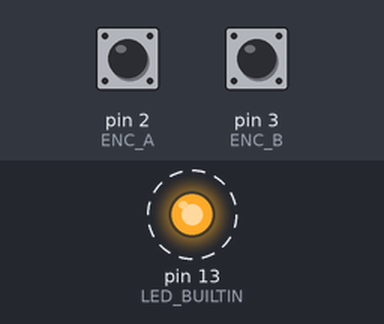
A sketch run on a simulated Arduino Uno, built with avr-gcc and run on an emulated ATmega328P. Parts: output pins drawn as LEDs (lit = HIGH). Dashed ring = blinking. The test bench sets the inputs (shaded band); at power-on: pin 2 (ENC_A) HIGH, pin 3 (ENC_B) HIGH. What the sketch prints to the serial monitor is not drawn.

Above: at 0.5 s.
Timing chart, 0 to 4.6 s (numbered marks = the images above):
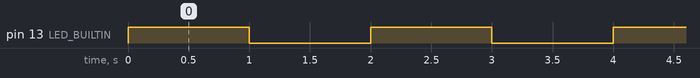

The sketch:

Encoder.ino
```cpp
/* pin defintions */
#define ENC_A (2)   // encoder input A
#define ENC_B (3)   // encoder input B

volatile int32_t count = 0;   // encoder step count, 32 bit volatile integer (volatile ensures the value is fetched everytime, necessary for global variables modified by interrupt handlers)
const int8_t encoder_table[] = {0,-1,1,0,1,0,0,-1,-1,0,0,1,0,1,-1,0};

void setup() {
    pinMode(LED_BUILTIN, OUTPUT);

    Serial.begin(115200);

    // attach the encoder interrupt function to changes on both encoder input pins
    attachInterrupt(digitalPinToInterrupt(ENC_A), encoder_isr, CHANGE);
    attachInterrupt(digitalPinToInterrupt(ENC_B), encoder_isr, CHANGE);
}

void loop() {
    // the loop function has nothing to do with regards to the encoder readings
    // it only blinks the LED and prints out the count to prove everything is working

    digitalWrite(LED_BUILTIN, HIGH);   // turn the LED on (HIGH is the voltage level)
    delay(1000);                       // wait for a second
    digitalWrite(LED_BUILTIN, LOW);    // turn the LED off by making the voltage LOW
    delay(1000);                       // wait for a second

    // when accessing the encoder count, prevent interrupts from modifying the variable
    noInterrupts();
    Serial.println(count);
    interrupts();
}

// encoder interrupt function, fires on change of either encoder input signal
// see tutorial/gif for description about how this function works
void encoder_isr() {
    static uint8_t enc_val = 0; // static allows this value to persist across function calls

    enc_val = enc_val << 2; // shift the previous state to the left
    enc_val = enc_val | ((PIND & 0b1100) >> 2); // or the current state into the 2 rightmost bits

    count += encoder_table[enc_val & 0b1111];    // preform the table lookup and increment count accordingly
}
```

Measured:
- by itself, pin 13 (LED_BUILTIN): alternates HIGH for 1.0 s and LOW for 1.0 s
